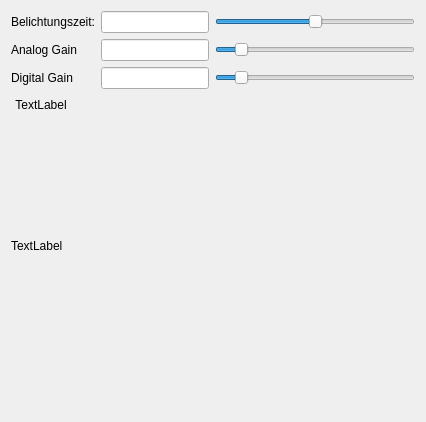
        <widget class="QWidget" name="tab_camera">
         <attribute name="icon">
          <iconset>
           <normaloff>:/action_buttons/res/icons/icons/camera-lens.png</normaloff>:/action_buttons/res/icons/icons/camera-lens.png</iconset>
         </attribute>
         <attribute name="title">
          <string>Kamera</string>
         </attribute>
         <layout class="QVBoxLayout" name="verticalLayout_2">
          <item>
           <layout class="QGridLayout" name="gridLayout">
            <item row="0" column="0">
             <widget class="QLabel" name="lbl_exposure">
              <property name="text">
               <string>Belichtungszeit:</string>
              </property>
             </widget>
            </item>
            <item row="1" column="0">
             <widget class="QLabel" name="lbl_analog_gain">
              <property name="text">
               <string>Analog Gain</string>
              </property>
             </widget>
            </item>
            <item row="1" column="1">
             <widget class="QLineEdit" name="lineEdit_analog_gain"/>
            </item>
            <item row="1" column="2">
             <widget class="QSlider" name="slider_analog_gain">
              <property name="sizePolicy">
               <sizepolicy hsizetype="Expanding" vsizetype="Fixed">
                <horstretch>0</horstretch>
                <verstretch>0</verstretch>
               </sizepolicy>
              </property>
              <property name="minimumSize">
               <size>
                <width>200</width>
                <height>0</height>
               </size>
              </property>
              <property name="value">
               <number>10</number>
              </property>
              <property name="orientation">
               <enum>Qt::Horizontal</enum>
              </property>
             </widget>
            </item>
            <item row="0" column="1">
             <widget class="QLineEdit" name="lineEdit_exposure"/>
            </item>
            <item row="0" column="2">
             <widget class="QSlider" name="slider_exposure">
              <property name="minimumSize">
               <size>
                <width>200</width>
                <height>0</height>
               </size>
              </property>
              <property name="value">
               <number>50</number>
              </property>
              <property name="orientation">
               <enum>Qt::Horizontal</enum>
              </property>
             </widget>
            </item>
            <item row="2" column="2">
             <widget class="QSlider" name="slider_digital_gain">
              <property name="value">
               <number>10</number>
              </property>
              <property name="orientation">
               <enum>Qt::Horizontal</enum>
              </property>
             </widget>
            </item>
            <item row="2" column="1">
             <widget class="QLineEdit" name="lineEdit_digital_gain"/>
            </item>
            <item row="2" column="0">
             <widget class="QLabel" name="label_8">
              <property name="text">
               <string>Digital Gain</string>
              </property>
             </widget>
            </item>
           </layout>
          </item>
          <item>
           <layout class="QHBoxLayout" name="horizontalLayout_4">
            <item>
             <widget class="QLabel" name="lbl_fps">
              <property name="sizePolicy">
               <sizepolicy hsizetype="Fixed" vsizetype="Preferred">
                <horstretch>0</horstretch>
                <verstretch>0</verstretch>
               </sizepolicy>
              </property>
              <property name="minimumSize">
               <size>
                <width>60</width>
                <height>0</height>
               </size>
              </property>
              <property name="maximumSize">
               <size>
                <width>60</width>
                <height>16777215</height>
               </size>
              </property>
              <property name="text">
               <string>TextLabel</string>
              </property>
              <property name="alignment">
               <set>Qt::AlignCenter</set>
              </property>
             </widget>
            </item>
            <item>
             <spacer name="horizontalSpacer">
              <property name="orientation">
               <enum>Qt::Horizontal</enum>
              </property>
              <property name="sizeHint" stdset="0">
               <size>
                <width>40</width>
                <height>20</height>
               </size>
              </property>
             </spacer>
            </item>
           </layout>
          </item>
          <item>
           <widget class="QLabel" name="lbl_histogram">
            <property name="sizePolicy">
             <sizepolicy hsizetype="Preferred" vsizetype="Preferred">
              <horstretch>0</horstretch>
              <verstretch>0</verstretch>
             </sizepolicy>
            </property>
            <property name="minimumSize">
             <size>
              <width>0</width>
              <height>250</height>
             </size>
            </property>
            <property name="maximumSize">
             <size>
              <width>16777215</width>
              <height>250</height>
             </size>
            </property>
            <property name="text">
             <string>TextLabel</string>
            </property>
            <property name="scaledContents">
             <bool>false</bool>
            </property>
           </widget>
          </item>
          <item>
           <spacer name="verticalSpacer">
            <property name="orientation">
             <enum>Qt::Vertical</enum>
            </property>
            <property name="sizeHint" stdset="0">
             <size>
              <width>20</width>
              <height>40</height>
             </size>
            </property>
           </spacer>
          </item>
         </layout>
        </widget>
